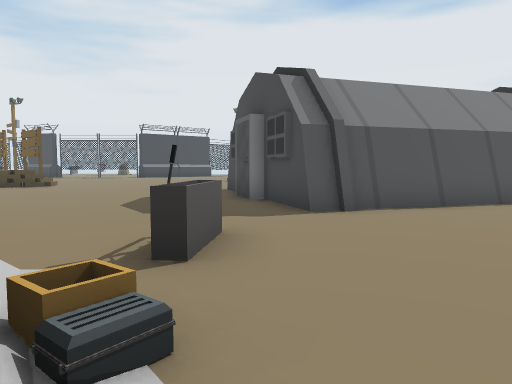
View 1 (above)

24 first-person views from a walk through a Unity game level. The camera is 1.5 m above the floor, tilts 4° down and sees 70° across. The floor is counted in squares, 2 m on a side. Each view is taken from the middle of a square. On the plan, view 1 faces up. The plan holds only what a view shows up to about 11 squares ahead; the rest is blank. The place goes on beyond the plan. Some animated figures are not drawn. Some surface patterns are stand-ins.

View 2
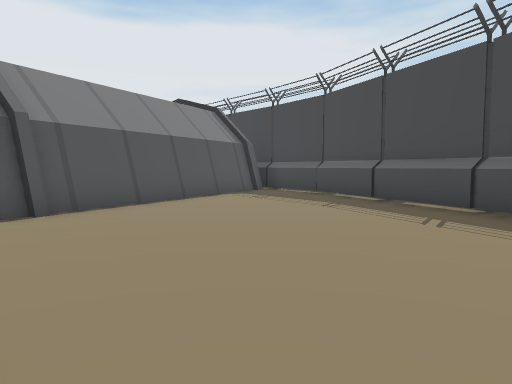

View 3
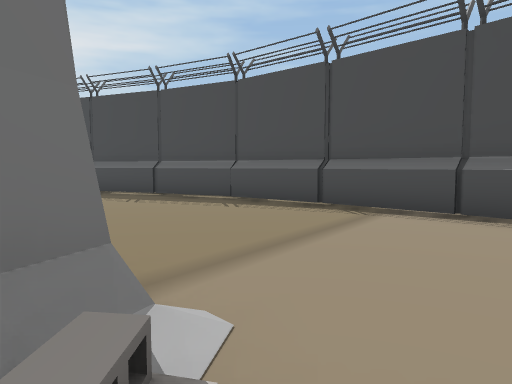

View 4
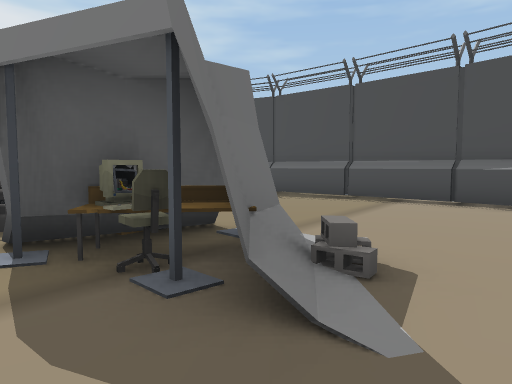

View 5
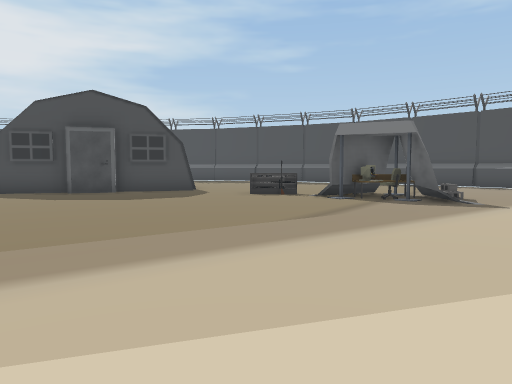

View 6
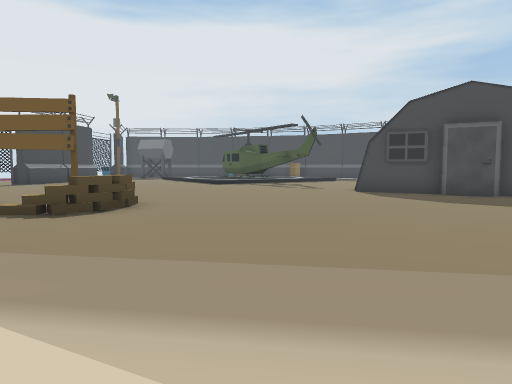

View 7
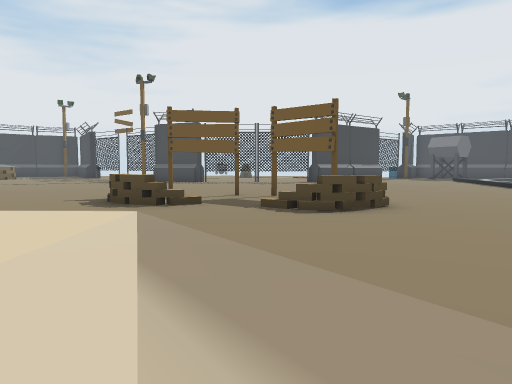

View 8
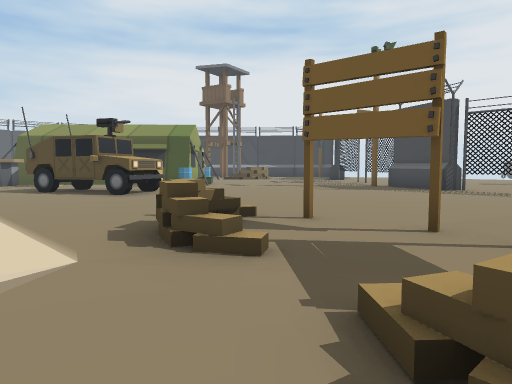

View 9
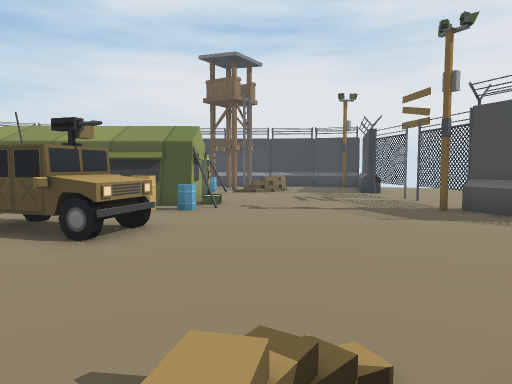

View 10
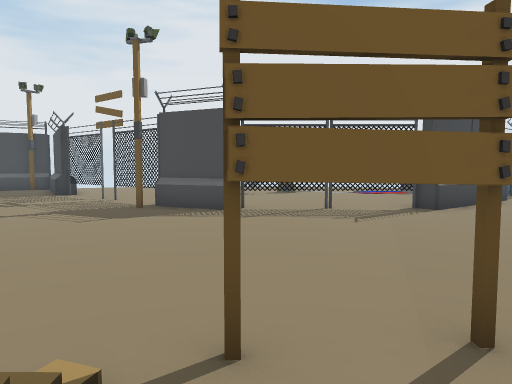

View 11
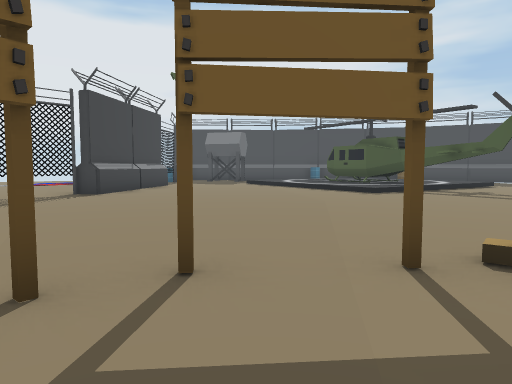

View 12
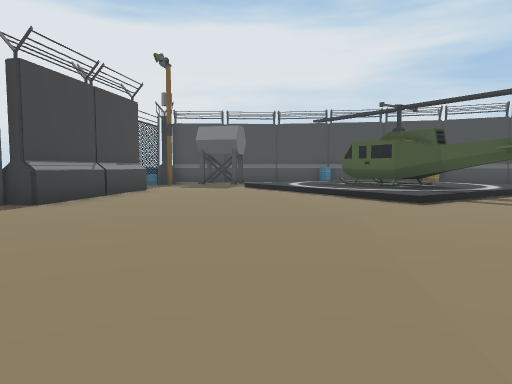

View 13
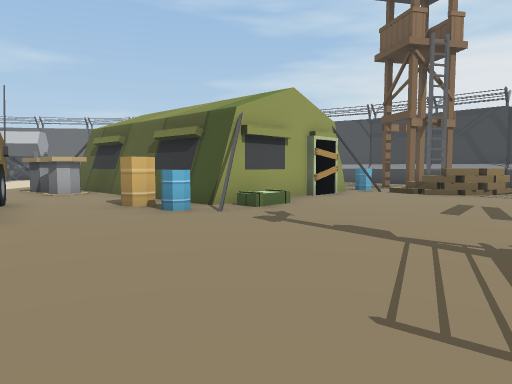

View 14
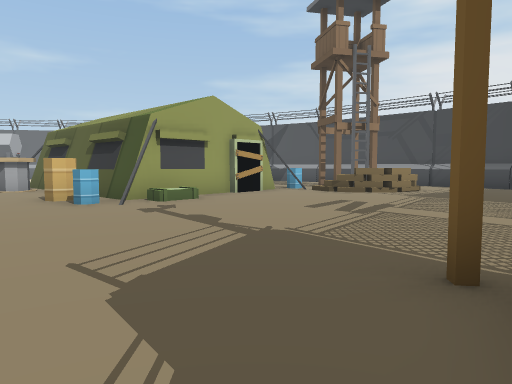

View 15
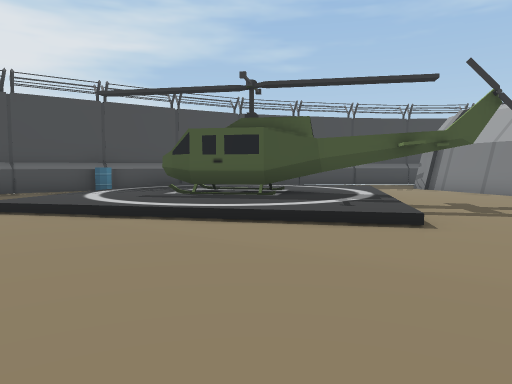

View 16
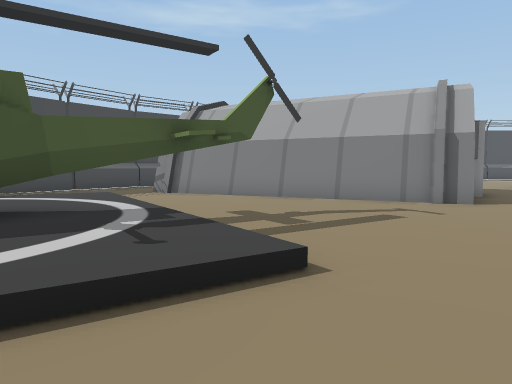

View 17
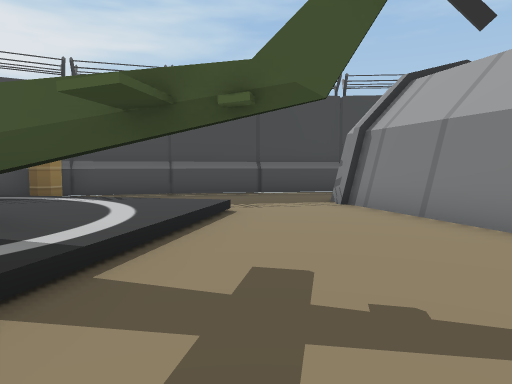

View 18
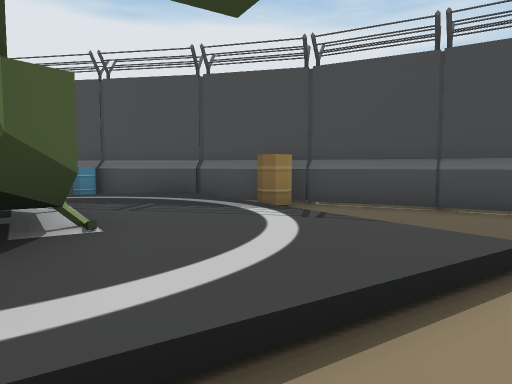

View 19
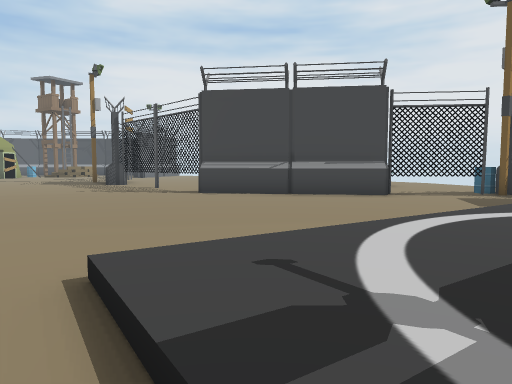

View 20
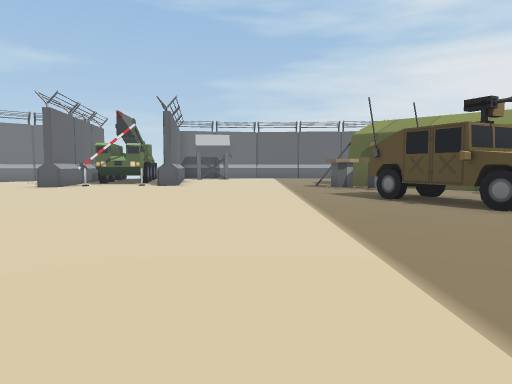

View 21
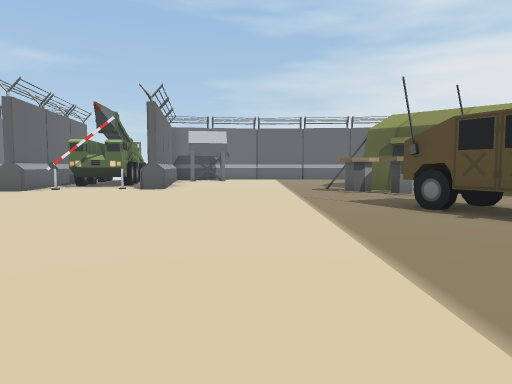

View 22
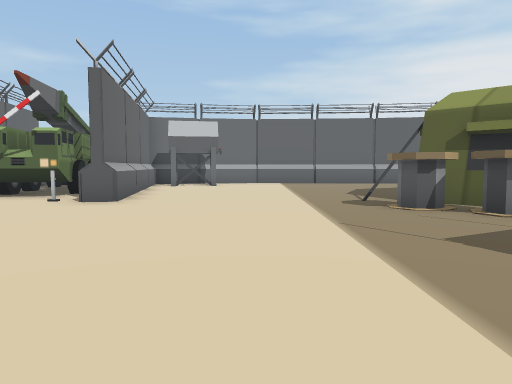

View 23
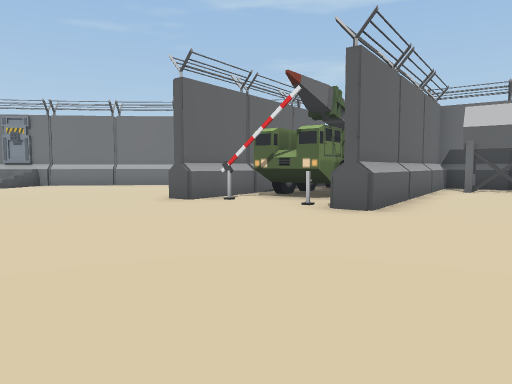

View 24
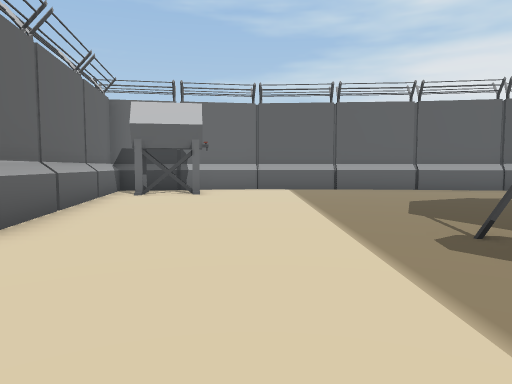

### Floor plan
Key: @ floor where view 1 was taken; # wall or solid block; . main floor; : floor 0.25 m higher than the main floor; + floor 0.5 m higher than the main floor; / step, stairs or slope; = window, fence, low wall or low ledge; ^ raised ledge; F fence; B barrel; T tower; A tank; O other object.
Columns run from 33 left of view 1 to 9 right of it. Each row starts with its distance up from view 1.
 26         T==::::              #F..     ##
 25         T =::::::F=         ##...     .#
 24         :/::::::::##      ###..../+///B##
 23         B#::::::::###==#==#......++/++++##
 22         #OO::::::::..............++/#+++.#
 21           #:::::::............../++##++/B##
 20           ###:::::............../++##++/..#
 19 #          ##B:::.............../++#+++/..#
 18 #:        ##B::::.............../++#+++...#
 17 #::      ##::::::..................///+...#
 16 :::::   ##::::##...........................
 15 ::::::: ##::O ##..../#.#...................
 14 :::::::###::#O::..../..................##..
 13 :::::::::::::::.....////.#..........####
 12 :::::::::::::::.........==.......####
 11 :::::::::::::::..................#
 10 ::::::::::::::...................#
  9 ^A::::::::::::...... ............O
  8 ^A :::^#::::::....   .............#  ####
  7 ######^#:::::....     ............####....#
  6      ##::::::..       ....................#
  5       O::::::.         ...................#
  4     OO^##:::.         ..........##.......##
  3       ^ ::::.          .........##.......#
  2         :::.            .......#/.......##
  1         :::.              .....#/.......#
  0          ::.               ...##^@.....##
 -1           ..                 ..........#
 -2                               ........##
 -3                                 .....##

Positions as (right, up) in squares from view 1, and headings:
1: (0, 0), facing up
2: (0, 0), facing up-right
3: (-3, -1), facing right
4: (-5, 0), facing right
5: (-11, 4), facing right
6: (-11, 6), facing up-right
7: (-10, 6), facing up
8: (-9, 11), facing up-left
9: (-12, 13), facing up-left
10: (-12, 13), facing up
11: (-11, 13), facing up-right
12: (-9, 15), facing up-right
13: (-14, 20), facing left
14: (-13, 22), facing left
15: (-6, 20), facing right
16: (-3, 20), facing down-right
17: (-1, 16), facing right
18: (2, 16), facing up-right
19: (1, 17), facing up-left
20: (-12, 11), facing left
21: (-14, 11), facing left
22: (-18, 11), facing left
23: (-20, 11), facing down-left
24: (-22, 11), facing left
